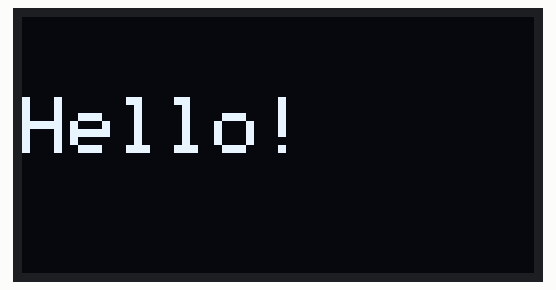
Recording of a sketch running on a simulated Arduino Uno, built with avr-gcc and run on an emulated ATmega328P. Parts: 128×64 one-colour display.

Above: at 0.1 s.

The sketch:

dht11_sensor_oled_screen.ino
```cpp
#include <Wire.h>
#include <Adafruit_GFX.h>
#include <Adafruit_SSD1306.h>

#define SCREEN_WIDTH 128
#define SCREEN_HEIGHT 64

#define OLED_RESET -1
#define SCREEN_ADDRESS 0x3C

Adafruit_SSD1306 display(SCREEN_WIDTH, SCREEN_HEIGHT, &Wire, OLED_RESET);

void setup() {
  Serial.begin(9600);

  // A4=SDA, A5=SCL on Arduino Uno
  Wire.begin();

  if (!display.begin(SSD1306_SWITCHCAPVCC, SCREEN_ADDRESS)) {
    Serial.println("SSD1306 allocation failed");
    while (1);
  }

  display.clearDisplay();

  display.setTextSize(2);
  display.setTextColor(WHITE);
  display.setCursor(0, 20);
  display.println("Hello!");

  display.display();
}

void loop() {
  // put your main code here, to run repeatedly:

}
```
